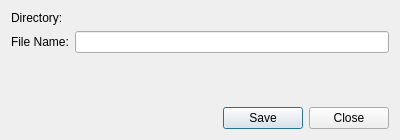
<?xml version="1.0" encoding="UTF-8"?>
<ui version="4.0">
 <class>DialogCreateDatabase</class>
 <widget class="QDialog" name="DialogCreateDatabase">
  <property name="geometry">
   <rect>
    <x>0</x>
    <y>0</y>
    <width>400</width>
    <height>140</height>
   </rect>
  </property>
  <property name="sizePolicy">
   <sizepolicy hsizetype="MinimumExpanding" vsizetype="MinimumExpanding">
    <horstretch>0</horstretch>
    <verstretch>0</verstretch>
   </sizepolicy>
  </property>
  <property name="windowTitle">
   <string>Create new ALAQS database</string>
  </property>
  <property name="modal">
   <bool>true</bool>
  </property>
  <layout class="QVBoxLayout" name="verticalLayout">
   <item>
    <layout class="QGridLayout" name="gridLayout">
     <item row="1" column="0">
      <widget class="QLabel" name="label_5">
       <property name="text">
        <string>File Name:</string>
       </property>
      </widget>
     </item>
     <item row="1" column="1">
      <widget class="QLineEdit" name="lineEditDatabaseName"/>
     </item>
     <item row="0" column="0">
      <widget class="QLabel" name="label_6">
       <property name="text">
        <string>Directory:</string>
       </property>
      </widget>
     </item>
     <item row="0" column="1">
      <widget class="QgsFileWidget" name="databaseDirectory"/>
     </item>
    </layout>
   </item>
   <item>
    <spacer name="horizontalSpacer_2">
     <property name="orientation">
      <enum>Qt::Vertical</enum>
     </property>
     <property name="sizeHint" stdset="0">
      <size>
       <width>40</width>
       <height>20</height>
      </size>
     </property>
    </spacer>
   </item>
   <item>
    <widget class="QDialogButtonBox" name="buttonBox">
     <property name="orientation">
      <enum>Qt::Horizontal</enum>
     </property>
     <property name="standardButtons">
      <set>QDialogButtonBox::Save|QDialogButtonBox::Close</set>
     </property>
    </widget>
   </item>
  </layout>
 </widget>
 <customwidgets>
  <customwidget>
   <class>QgsFileWidget</class>
   <extends>QWidget</extends>
   <header>qgsfilewidget.h</header>
   <container>1</container>
  </customwidget>
 </customwidgets>
 <resources/>
 <connections/>
</ui>
